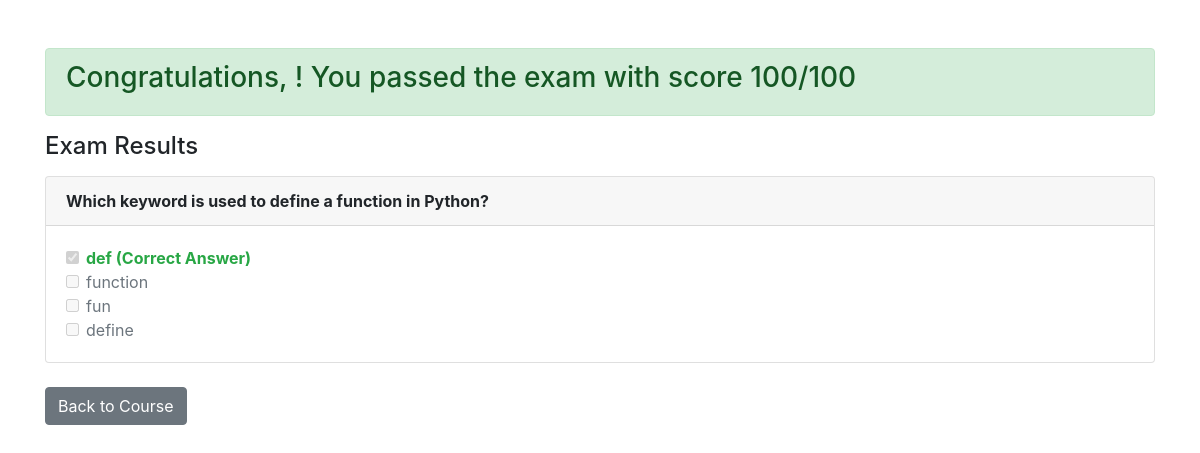
/onlinecourse/1/submission/1/result/, run on the app's committed database.
### onlinecourse/models.py (models this page shows, shortened)
class Question(models.Model):
    course = models.ForeignKey(Course, on_delete=models.CASCADE, null=True, blank=True)
    lesson = models.ForeignKey(Lesson, on_delete=models.CASCADE)
    question_text = models.CharField(max_length=500)
    grade = models.IntegerField(default=5)
    def is_get_score(self, selected_ids):
        all_answers = self.choice_set.filter(is_correct=True).count()
        selected_correct = self.choice_set.filter(is_correct=True, id__in=selected_ids).count()
        selected_incorrect = self.choice_set.filter(is_correct=False, id__in=selected_ids).count()
        return all_answers == selected_correct and selected_incorrect == 0

class Choice(models.Model):
    question = models.ForeignKey(Question, on_delete=models.CASCADE)
    choice_text = models.CharField(max_length=200)
    is_correct = models.BooleanField(default=False)

### onlinecourse/views.py (the view)
# urls.py: path('<int:course_id>/submission/<int:submission_id>/result/', views.show_exam_result, name='show_exam_result'),
def show_exam_result(request, course_id, submission_id):
    course = get_object_or_404(Course, pk=course_id)
    submission = get_object_or_404(Submission, pk=submission_id)
    selected_ids = list(submission.choices.values_list('id', flat=True))
    total_score = 0
    grade = 0
    for lesson in course.lesson_set.all():
        for question in lesson.question_set.all():
            total_score += question.grade
            if question.is_get_score(selected_ids):
                grade += question.grade
    grade_percent = int((grade / total_score) * 100) if total_score > 0 else 0
    return render(request, 'onlinecourse/exam_result_bootstrap.html', {
        'course': course,
        'submission': submission,
        'grade': grade_percent,
        'selected_ids': selected_ids,
        'user': request.user
    })

### onlinecourse/templates/onlinecourse/exam_result_bootstrap.html (shortened to what this page needs)
<!DOCTYPE html>
<html lang="en">
<head>
    <link rel="stylesheet" href="https://maxcdn.bootstrapcdn.com/bootstrap/4.5.2/css/bootstrap.min.css">
</head>
<body>
<div class="container mt-5">
    {% if grade >= 80 %}
    <div class="alert alert-success">
        <h3>Congratulations, {{ user.username }}! You passed the exam with score {{ grade }}/100</h3>
    </div>
    {% else %}
    <div class="alert alert-danger">
        <h3>Failed. Your score is {{ grade }}/100. Please try again.</h3>
    </div>
    {% endif %}
    <h4>Exam Results</h4>
    {% for lesson in course.lesson_set.all %}
        {% for question in lesson.question_set.all %}
        <div class="card mt-3">
            <div class="card-header font-weight-bold">{{ question.question_text }}</div>
            <div class="card-body">
                {% for choice in question.choice_set.all %}
                <div class="form-check">
                    <input type="checkbox" disabled {% if choice.id in selected_ids %}checked{% endif %} class="form-check-input">
                    <label class="form-check-label {% if choice.is_correct %}text-success font-weight-bold{% endif %}">
                        {{ choice.choice_text }}
                        {% if choice.is_correct %}(Correct Answer){% endif %}
                    </label>
                </div>
                {% endfor %}
            </div>
        </div>
        {% endfor %}
    {% endfor %}
    <a href="{% url 'onlinecourse:course_details' course.id %}" class="btn btn-secondary mt-4 mb-5">Back to Course</a>
</div>
</body>
</html>

### data on the page
Question: question_text "Which keyword is used to define a function in Python?"
Choice: id "☑", choice_text "def", is_correct "(Correct Answer)"
Choice: choice_text "function"
Choice: choice_text "fun"
Choice: choice_text "define"

### other printed values
{{ grade }} "100"
